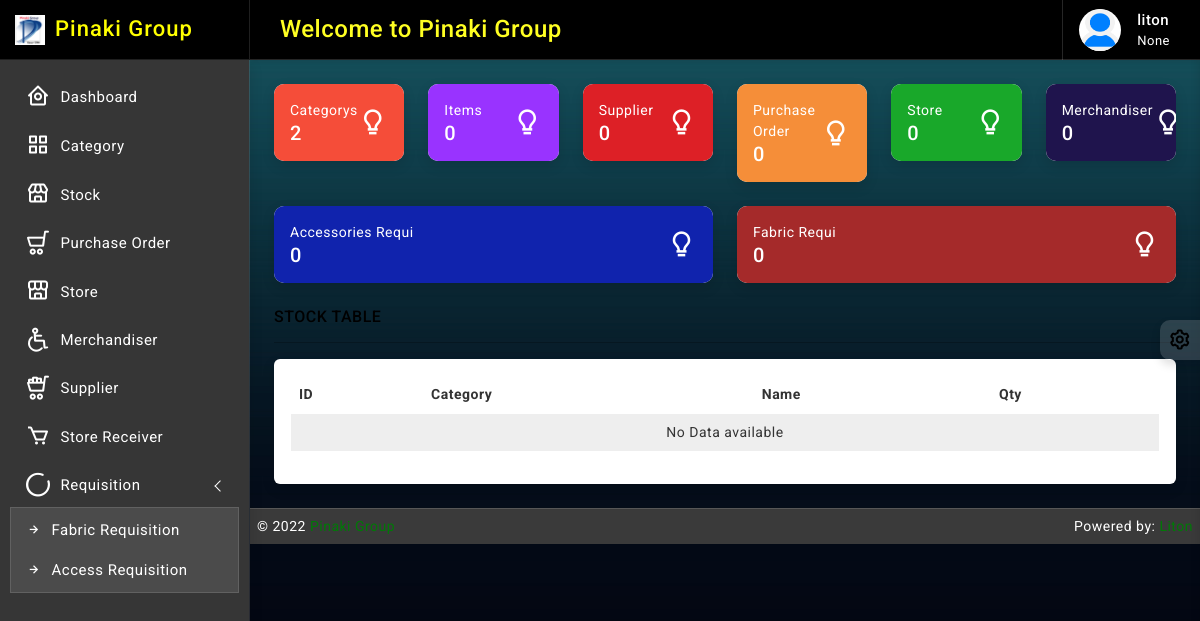
The app's page / (signed in), older data.
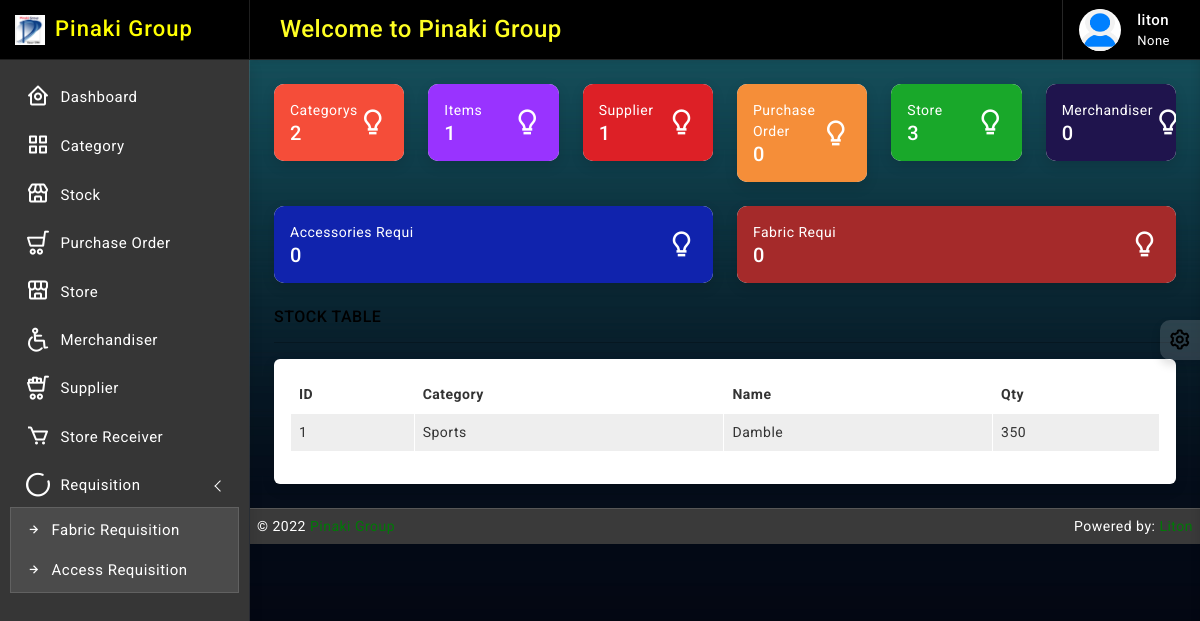
The same page, newer data.
### stock/models.py (models this page shows, shortened)
class Stock(models.Model):
    id = models.AutoField(primary_key=True)
    category = models.ForeignKey(Category, on_delete=models.CASCADE, blank=False)
    name = models.CharField(max_length=30, unique=True)
    quantity = models.IntegerField(default=1)
    UOM = (
        ('', 'Select'),
        ('kg', 'kg'),
        ('miter', 'miter'),
        ('yard', 'yard'),
        ('pcs', 'pcs'),
        ('pound', 'pound'),
        ('g', 'g'),
        ('gg', 'gg'),
        ('litre', 'litre'),
        ('dg', 'dg'),
        ('1000 pcs', '1000 pcs'),
    )
    uom = models.CharField(max_length=64, null=True, blank=False, choices=UOM)
    is_deleted = models.BooleanField(default=False)
    updated_at = models.DateTimeField(auto_now_add=False, auto_now=True)
    created_at = models.DateTimeField(auto_now_add=True, auto_now=False)

### category/models.py (models this page shows)
class Category(models.Model):
    name = models.CharField(max_length=64, null=True, unique=True, blank=True)
    updated_at = models.DateTimeField(auto_now_add=False, auto_now=True)
    created_at = models.DateTimeField(auto_now_add=True, auto_now=False)
    def __str__(self):
        return self.name

### accounts/decorators.py (the view)
        def wrapper_func(request, *args, **kwargs):
            group = None
            if request.user.groups.exists():
                group = request.user.groups.all()[0].name
            if group in allowed_roles:
                return view_func(request, *args, **kwargs)
            else:
                return render(request, 'accounts/index.html')

### templates/home.html (shortened to what the changed rows need)
{% extends 'base/base.html' %}
{% block body %}
{% load static %}
		<div class="page-wrapper">
			<div class="page-content">
                    <div class="row row-cols-1 row-cols-lg-2 row-cols-xl-6">
                        <div class="col">
                            <div class="card radius-10 overflow-hidden">
                                <div style="background-color: #9933FF " class="card-body">
                                    <div class="d-flex align-items-center">
                                        <div>
                                            <p style="color: #FFFFFF" class="mb-0">Items</p>
                                            <h5 style="color: #FFFFFF" class="mb-0">{{billno}}</h5>
                                        </div>
                                    </div>
                                </div>
                            </div>
                        </div>
                        <div class="col">
                            <div class="card radius-10 overflow-hidden">
                                <div style="background-color: #DD2026" class="card-body">
                                    <div class="d-flex align-items-center">
                                        <div>
                                            <p style="color: #FFFFFF" class="mb-0">Supplier</p>
                                            <h5 style="color: #FFFFFF" class="mb-0">{{supplier_name}}</h5>
                                        </div>
                                    </div>
                                </div>
                            </div>
                        </div>
                        <div class="col">
                            <div class="card radius-10 overflow-hidden">
                                <div style="background-color: #19A82A" class="card-body">
                                    <div class="d-flex align-items-center">
                                        <div>
                                            <p style="color: #FFFFFF" class="mb-0">Store</p>
                                            <h5 style="color: #FFFFFF" class="mb-0">{{lc}}</h5>
                                        </div>
                                    </div>
                                </div>
                            </div>
                        </div>
                    </div>
                    <div class="card">
                        <div class="card-body">
                            <div class="table-responsive">
                                <table id="example2" class="table table-striped table-bordered">
                                    <thead>
                                        <tr>
                                            <th>ID</th>
                                            <th>Category</th>
                                            <th>Name</th>
                                            <th>Qty</th>
                                        </tr>
                                    </thead>
                                    <tbody>
                                        {% for data in stocks %}
                                        <tr>
                                           <td>{{ data.id }}</td>
                                           <td>{{ data.category }}</td>
                                           <td>{{ data.name }}</td>
                                           <td>{{ data.quantity }}</td>
                                        </tr>
                                     {% endfor %}
                                     {% if not stocks %}
                                     <tr>
                                         <td colspan="10" class="text-center">No Data available</td>
                                     </tr>
                                     {% endif %}
                                    </tbody>
                                </table>
                            </div>
                        </div>
                    </div>
            </div>
        </div>
{% endblock body %}

### templates/base/slider.html (shortened to what this page needs)
{% load static %}
		<div class="sidebar-wrapper" data-simplebar="true">
			<div class="sidebar-header">
				<div>
					<img src="{% static 'images/logo-icon.png' %}" class="logo-icon" alt="logo icon">
				</div>
				<div>
					<h4 class="logo-text">Pinaki Group</h4>
				</div>
				<div class="toggle-icon ms-auto"><i class='bx bx-arrow-to-left'></i>
				</div>
			</div>
			<ul class="metismenu" id="menu">
				<li>
					<a href="{% url 'home' %}">
						<div class="parent-icon"><i class='bx bx-home-circle'></i>
						</div>
						<div class="menu-title">Dashboard</div>
					</a>
				</li>
				{% for group in user.groups.all %}
				{% if group.name == "merchandiser" %}
						<li>
							<a href="{% url 'merchandiser_read' %}">
								<div class="parent-icon"><i class="lni lni-wheelchair"></i>
								</div>
								<div class="menu-title">Merchandiser</div>
							</a>
						</li>
						<li>
							<a href="/supplier/create/">
								<div class="parent-icon"><i class='lni lni-cart-full'></i>
								</div>
								<div class="menu-title">Supplier</div>
							</a>
						</li>
					{% else %}
					<li>
						<a href="{% url 'category_read' %}">
							<div class="parent-icon"><i class='bx bx-grid-alt'></i>
							</div>
							<div class="menu-title">Category</div>
						</a>
					</li>
					<li>
						<a href="{% url 'stock_read' %}">
							<div class="parent-icon"><i class="fadeIn animated bx bx-store"></i>
							</div>
							<div class="menu-title">Stock</div>
						</a>
					</li>
					<li>
						<a href="{% url 'po_read' %}">
							<div class="parent-icon"><i class="lni lni-cart"></i>
							</div>
							<div class="menu-title">Purchase Order</div>
						</a>
					</li>
					<li>
						<a href="{% url 'store_read' %}">
							<div class="parent-icon"><i class="fadeIn animated bx bx-store-alt"></i>
							</div>
							<div class="menu-title">Store</div>
						</a>
					</li>
					<li>
						<a href="{% url 'merchandiser_read' %}">
							<div class="parent-icon"><i class="lni lni-wheelchair"></i>
							</div>
							<div class="menu-title">Merchandiser</div>
						</a>
					</li>
					<li>
						<a href="/supplier/create/">
							<div class="parent-icon"><i class='lni lni-cart-full'></i>
							</div>
							<div class="menu-title">Supplier</div>
						</a>
					</li>
						<li>
							<a href="{% url 'storeRec_read' %}">
								<div class="parent-icon"><i class='bx bx-cart'></i>
								</div>
								<div class="menu-title">Store Receiver</div>
							</a>
						</li>
						<li>
							<a href="javascript:;" class="has-arrow">
								<div class="parent-icon"><i class='lni lni-spiner-solid'></i>
								</div>
								<div class="menu-title">Requisition</div>
							</a>
							<ul>
								<li> <a href="{% url 'fabricr_read' %}"><i class="bx bx-right-arrow-alt"></i>Fabric Requisition</a>
								</li>
								<li> <a href="{% url 'ar_read' %}"><i class="bx bx-right-arrow-alt"></i>Access Requisition</a>
								</li>
							</ul>
						</li>
					{% endif %}
				{% endfor %}
			</ul>
		</div>

Row changes from the older to the newer data that the page shows:
added Stock: id "1", category "Sports", name "Damble", quantity "350"
Text that changed along with them:
{{ billno }}: "0" → "1"
{{ supplier_name }}: "0" → "1"
{{ lc }}: "0" → "3"
text no longer shown: "No Data available"
